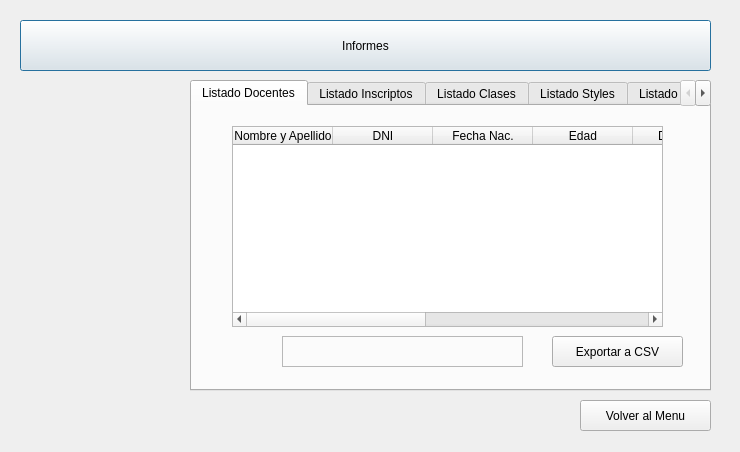
<?xml version="1.0" encoding="UTF-8"?>
<ui version="4.0">
 <class>DialogInformes</class>
 <widget class="QDialog" name="DialogInformes">
  <property name="geometry">
   <rect>
    <x>0</x>
    <y>0</y>
    <width>740</width>
    <height>452</height>
   </rect>
  </property>
  <property name="windowTitle">
   <string>Dialog</string>
  </property>
  <property name="windowIcon">
   <iconset>
    <activeon>:/icons/pix/oxygen/48x48/actions/view-calendar-list.png</activeon>
   </iconset>
  </property>
  <widget class="QPushButton" name="pushButton">
   <property name="geometry">
    <rect>
     <x>20</x>
     <y>20</y>
     <width>691</width>
     <height>51</height>
    </rect>
   </property>
   <property name="text">
    <string>Informes</string>
   </property>
   <property name="icon">
    <iconset>
     <activeon>:/icons/pix/oxygen/48x48/actions/view-calendar-list.png</activeon>
    </iconset>
   </property>
   <property name="iconSize">
    <size>
     <width>32</width>
     <height>32</height>
    </size>
   </property>
  </widget>
  <widget class="QTabWidget" name="tabWidget">
   <property name="geometry">
    <rect>
     <x>190</x>
     <y>80</y>
     <width>521</width>
     <height>311</height>
    </rect>
   </property>
   <property name="currentIndex">
    <number>0</number>
   </property>
   <property name="elideMode">
    <enum>Qt::ElideNone</enum>
   </property>
   <widget class="QWidget" name="tab_5">
    <attribute name="icon">
     <iconset>
      <activeon>:/icons/pix/oxygen/48x48/status/meeting-participant.png</activeon>
     </iconset>
    </attribute>
    <attribute name="title">
     <string>Listado Docentes</string>
    </attribute>
    <widget class="QTableWidget" name="tableDocentes">
     <property name="geometry">
      <rect>
       <x>40</x>
       <y>20</y>
       <width>431</width>
       <height>201</height>
      </rect>
     </property>
     <column>
      <property name="text">
       <string>Nombre y Apellido</string>
      </property>
     </column>
     <column>
      <property name="text">
       <string>DNI</string>
      </property>
     </column>
     <column>
      <property name="text">
       <string>Fecha Nac.</string>
      </property>
     </column>
     <column>
      <property name="text">
       <string>Edad</string>
      </property>
     </column>
     <column>
      <property name="text">
       <string>Dirección</string>
      </property>
     </column>
     <column>
      <property name="text">
       <string>Localidad</string>
      </property>
     </column>
     <column>
      <property name="text">
       <string>Telefono</string>
      </property>
     </column>
     <column>
      <property name="text">
       <string>Movil</string>
      </property>
     </column>
     <column>
      <property name="text">
       <string>e-mail</string>
      </property>
     </column>
    </widget>
    <widget class="QLabel" name="mensajeDocentes">
     <property name="geometry">
      <rect>
       <x>90</x>
       <y>230</y>
       <width>241</width>
       <height>31</height>
      </rect>
     </property>
     <property name="font">
      <font>
       <weight>75</weight>
       <bold>true</bold>
      </font>
     </property>
     <property name="frameShape">
      <enum>QFrame::StyledPanel</enum>
     </property>
     <property name="frameShadow">
      <enum>QFrame::Raised</enum>
     </property>
     <property name="text">
      <string/>
     </property>
     <property name="alignment">
      <set>Qt::AlignCenter</set>
     </property>
    </widget>
    <widget class="QPushButton" name="exportCSV">
     <property name="geometry">
      <rect>
       <x>360</x>
       <y>230</y>
       <width>131</width>
       <height>31</height>
      </rect>
     </property>
     <property name="font">
      <font>
       <stylestrategy>PreferAntialias</stylestrategy>
      </font>
     </property>
     <property name="text">
      <string>Exportar a CSV</string>
     </property>
     <property name="icon">
      <iconset>
       <activeon>:/icons/pix/oxygen/48x48/actions/system-switch-user.png</activeon>
      </iconset>
     </property>
    </widget>
   </widget>
   <widget class="QWidget" name="tab">
    <attribute name="icon">
     <iconset>
      <activeon>:/icons/pix/oxygen/48x48/apps/preferences-contact-list.png</activeon>
     </iconset>
    </attribute>
    <attribute name="title">
     <string>Listado Inscriptos</string>
    </attribute>
    <widget class="QTableWidget" name="tablePersonas">
     <property name="geometry">
      <rect>
       <x>40</x>
       <y>20</y>
       <width>441</width>
       <height>201</height>
      </rect>
     </property>
     <column>
      <property name="text">
       <string>Nombre y Apellido</string>
      </property>
     </column>
     <column>
      <property name="text">
       <string>DNI</string>
      </property>
     </column>
     <column>
      <property name="text">
       <string>Fecha Nac.</string>
      </property>
     </column>
     <column>
      <property name="text">
       <string>Edad</string>
      </property>
     </column>
     <column>
      <property name="text">
       <string>Dirección</string>
      </property>
     </column>
     <column>
      <property name="text">
       <string>Localidad</string>
      </property>
     </column>
     <column>
      <property name="text">
       <string>Teléfono</string>
      </property>
     </column>
     <column>
      <property name="text">
       <string>Movil</string>
      </property>
     </column>
     <column>
      <property name="text">
       <string>E-mail</string>
      </property>
     </column>
     <column>
      <property name="text">
       <string>Observaciones</string>
      </property>
     </column>
     <column>
      <property name="text">
       <string>Nombre Pariente</string>
      </property>
     </column>
     <column>
      <property name="text">
       <string>Parentezco</string>
      </property>
     </column>
     <column>
      <property name="text">
       <string>Tel. Contacto</string>
      </property>
     </column>
    </widget>
    <widget class="QLabel" name="mensajeInscriptos">
     <property name="geometry">
      <rect>
       <x>90</x>
       <y>230</y>
       <width>251</width>
       <height>41</height>
      </rect>
     </property>
     <property name="font">
      <font>
       <weight>75</weight>
       <bold>true</bold>
      </font>
     </property>
     <property name="frameShape">
      <enum>QFrame::StyledPanel</enum>
     </property>
     <property name="frameShadow">
      <enum>QFrame::Raised</enum>
     </property>
     <property name="text">
      <string/>
     </property>
     <property name="alignment">
      <set>Qt::AlignCenter</set>
     </property>
    </widget>
    <widget class="QPushButton" name="exportCSV_3">
     <property name="geometry">
      <rect>
       <x>350</x>
       <y>230</y>
       <width>131</width>
       <height>31</height>
      </rect>
     </property>
     <property name="font">
      <font>
       <stylestrategy>PreferAntialias</stylestrategy>
      </font>
     </property>
     <property name="text">
      <string>Exportar a CSV</string>
     </property>
     <property name="icon">
      <iconset>
       <activeon>:/icons/pix/oxygen/48x48/actions/system-switch-user.png</activeon>
      </iconset>
     </property>
    </widget>
   </widget>
   <widget class="QWidget" name="tab_2">
    <attribute name="icon">
     <iconset>
      <activeon>:/icons/pix/oxygen/48x48/categories/applications-education.png</activeon>
     </iconset>
    </attribute>
    <attribute name="title">
     <string>Listado Clases</string>
    </attribute>
    <widget class="QTableWidget" name="tableClases">
     <property name="geometry">
      <rect>
       <x>40</x>
       <y>20</y>
       <width>441</width>
       <height>201</height>
      </rect>
     </property>
     <column>
      <property name="text">
       <string>Actividad</string>
      </property>
     </column>
     <column>
      <property name="text">
       <string>Alumno</string>
      </property>
     </column>
     <column>
      <property name="text">
       <string>Style</string>
      </property>
     </column>
     <column>
      <property name="text">
       <string>Pack</string>
      </property>
     </column>
     <column>
      <property name="text">
       <string>Día</string>
      </property>
     </column>
     <column>
      <property name="text">
       <string>Mes</string>
      </property>
     </column>
     <column>
      <property name="text">
       <string>Año</string>
      </property>
     </column>
     <column>
      <property name="text">
       <string>Docente</string>
      </property>
     </column>
     <column>
      <property name="text">
       <string>Monto Abonado</string>
      </property>
     </column>
     <column>
      <property name="text">
       <string>Forma de Pago</string>
      </property>
     </column>
    </widget>
    <widget class="QLabel" name="mensaje">
     <property name="geometry">
      <rect>
       <x>90</x>
       <y>230</y>
       <width>231</width>
       <height>31</height>
      </rect>
     </property>
     <property name="font">
      <font>
       <weight>75</weight>
       <bold>true</bold>
      </font>
     </property>
     <property name="frameShape">
      <enum>QFrame::StyledPanel</enum>
     </property>
     <property name="frameShadow">
      <enum>QFrame::Raised</enum>
     </property>
     <property name="text">
      <string/>
     </property>
     <property name="alignment">
      <set>Qt::AlignCenter</set>
     </property>
    </widget>
    <widget class="QPushButton" name="exportCSV_2">
     <property name="geometry">
      <rect>
       <x>340</x>
       <y>230</y>
       <width>131</width>
       <height>31</height>
      </rect>
     </property>
     <property name="font">
      <font>
       <stylestrategy>PreferAntialias</stylestrategy>
      </font>
     </property>
     <property name="text">
      <string>Exportar a CSV</string>
     </property>
     <property name="icon">
      <iconset>
       <activeon>:/icons/pix/oxygen/48x48/actions/system-switch-user.png</activeon>
      </iconset>
     </property>
    </widget>
   </widget>
   <widget class="QWidget" name="tab_3">
    <attribute name="icon">
     <iconset>
      <activeon>:/icons/pix/oxygen/48x48/categories/applications-graphics.png</activeon>
     </iconset>
    </attribute>
    <attribute name="title">
     <string>Listado Styles</string>
    </attribute>
    <widget class="QTableWidget" name="tableStyles">
     <property name="geometry">
      <rect>
       <x>180</x>
       <y>20</y>
       <width>131</width>
       <height>211</height>
      </rect>
     </property>
     <property name="layoutDirection">
      <enum>Qt::LeftToRight</enum>
     </property>
     <property name="textElideMode">
      <enum>Qt::ElideMiddle</enum>
     </property>
     <column>
      <property name="text">
       <string>Styles</string>
      </property>
      <property name="textAlignment">
       <set>AlignHCenter|AlignVCenter|AlignCenter</set>
      </property>
     </column>
    </widget>
    <widget class="QLabel" name="mensajeStyles">
     <property name="geometry">
      <rect>
       <x>140</x>
       <y>240</y>
       <width>191</width>
       <height>31</height>
      </rect>
     </property>
     <property name="font">
      <font>
       <weight>75</weight>
       <bold>true</bold>
      </font>
     </property>
     <property name="frameShape">
      <enum>QFrame::StyledPanel</enum>
     </property>
     <property name="frameShadow">
      <enum>QFrame::Raised</enum>
     </property>
     <property name="text">
      <string/>
     </property>
     <property name="alignment">
      <set>Qt::AlignCenter</set>
     </property>
    </widget>
   </widget>
   <widget class="QWidget" name="tab_4">
    <attribute name="icon">
     <iconset>
      <activeon>:/icons/pix/oxygen/48x48/places/folder-tar.png</activeon>
     </iconset>
    </attribute>
    <attribute name="title">
     <string>Listado Packs</string>
    </attribute>
    <widget class="QTableWidget" name="tablePacks">
     <property name="geometry">
      <rect>
       <x>180</x>
       <y>20</y>
       <width>111</width>
       <height>211</height>
      </rect>
     </property>
     <column>
      <property name="text">
       <string>Packs</string>
      </property>
      <property name="textAlignment">
       <set>AlignHCenter|AlignVCenter|AlignCenter</set>
      </property>
     </column>
    </widget>
    <widget class="QLabel" name="mensajePacks">
     <property name="geometry">
      <rect>
       <x>100</x>
       <y>240</y>
       <width>281</width>
       <height>31</height>
      </rect>
     </property>
     <property name="font">
      <font>
       <weight>75</weight>
       <bold>true</bold>
      </font>
     </property>
     <property name="frameShape">
      <enum>QFrame::StyledPanel</enum>
     </property>
     <property name="frameShadow">
      <enum>QFrame::Raised</enum>
     </property>
     <property name="text">
      <string/>
     </property>
     <property name="alignment">
      <set>Qt::AlignCenter</set>
     </property>
    </widget>
   </widget>
   <widget class="QWidget" name="tab_6">
    <attribute name="icon">
     <iconset>
      <activeon>:/icons/pix/oxygen/48x48/actions/bookmark-new.png</activeon>
     </iconset>
    </attribute>
    <attribute name="title">
     <string>Tipo Actividad</string>
    </attribute>
    <widget class="QTableWidget" name="tableTipoActividad">
     <property name="geometry">
      <rect>
       <x>130</x>
       <y>20</y>
       <width>256</width>
       <height>192</height>
      </rect>
     </property>
     <property name="textElideMode">
      <enum>Qt::ElideMiddle</enum>
     </property>
     <column>
      <property name="text">
       <string>Descripción</string>
      </property>
      <property name="textAlignment">
       <set>AlignHCenter|AlignVCenter|AlignCenter</set>
      </property>
     </column>
    </widget>
    <widget class="QLabel" name="mensajeTipoActividad">
     <property name="geometry">
      <rect>
       <x>140</x>
       <y>220</y>
       <width>241</width>
       <height>31</height>
      </rect>
     </property>
     <property name="font">
      <font>
       <weight>75</weight>
       <bold>true</bold>
      </font>
     </property>
     <property name="frameShape">
      <enum>QFrame::StyledPanel</enum>
     </property>
     <property name="frameShadow">
      <enum>QFrame::Raised</enum>
     </property>
     <property name="text">
      <string/>
     </property>
     <property name="alignment">
      <set>Qt::AlignCenter</set>
     </property>
    </widget>
   </widget>
  </widget>
  <widget class="QLabel" name="label">
   <property name="geometry">
    <rect>
     <x>30</x>
     <y>110</y>
     <width>151</width>
     <height>231</height>
    </rect>
   </property>
   <property name="text">
    <string/>
   </property>
   <property name="pixmap">
    <pixmap>:/icons/pix/oxygen/breaktime.jpg</pixmap>
   </property>
   <property name="scaledContents">
    <bool>true</bool>
   </property>
  </widget>
  <widget class="QPushButton" name="pushButton_2">
   <property name="geometry">
    <rect>
     <x>580</x>
     <y>400</y>
     <width>131</width>
     <height>31</height>
    </rect>
   </property>
   <property name="text">
    <string>Volver al Menu</string>
   </property>
   <property name="icon">
    <iconset>
     <activeon>:/icons/pix/oxygen/48x48/actions/go-first-view.png</activeon>
    </iconset>
   </property>
   <property name="iconSize">
    <size>
     <width>22</width>
     <height>22</height>
    </size>
   </property>
  </widget>
 </widget>
 <resources/>
 <connections/>
</ui>
